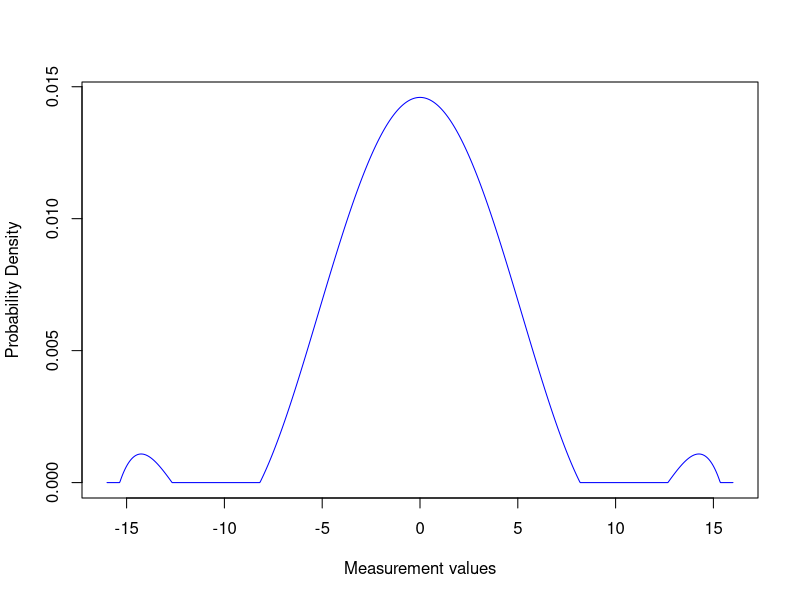

The R source for this figure:
#' polyPDF
#' This function constructs a PD function from the moments 
#' 
#' The output of this function is the PDF.
#' Moments can be generated using the "momentset" function given in Appendix A.2.
#' @param moments data frame, containing the moment order ("n") in one column 
#' and their values ("moments") in the other. The data frame must be labelled.
#' @param xmin,xmax Lower and upper limit of the PDF.
#' @param scale Scale factor can be used to transform data avoiding singularity (default = 1).
#' @param disp If TRUE, the PDF will be plotted and the polynomial coefficients are shown. 
#' @author Hugo Hernandez; small refactoring by Jan Seifert
#' @reference Hernandez, H. (2018). Comparison of Methods for the Reconstruction 
#' of Probability Density Functions from Data Samples. Technical Report 
#' @source https://t1p.de/wyhb
polyPDF <- function( moments, xmin = NULL, xmax = NULL, scale = 1, disp = FALSE) {
  if (is.null(xmin) || is.null(xmax))
    stop("Please input 'xmin' and 'xmax' estimated values")
  
  n <- length(moments$n) #Number of moments available
  degree <- n-1          #Degree of polynomial
  A <- matrix(0,n,n)     #Initialize matrix of coefficients
  B <- matrix(0,n,1)     #Initialize vector of independent terms

  for (i in 1:n) { #For each moment
    ni <- moments$n[i] #ni-th moment
    for (j in 1:n){ #For each power term
      A[i,j] <- (((xmax*scale)^(ni+j))-((xmin*scale)^(ni+j)))/(ni+j)
    }
    B[i] <- moments$moments[i] * scale^ni #Scale moments
  }
  a <- as.vector(solve(A,B)) #Find coefficients
  
  # Definition of PDF function
  rhof <- function(x){
    rho <- a[1] #Independent term
    for (i in 2:(degree+1)) {
      rho <- rho + a[i] * (x*scale)^(i-1) #Polynomial terms
    }
    
    #Density is zero when rho is negative or X is beyond boundaries
    rho <- rho * scale * as.integer(x >= xmin & x <= xmax) * as.integer(rho>0)
    return(rho)
  } #end of function
  
  if (disp == TRUE) {
    # Set coefficients names
    names(a)[1:2] <- c("(Intercept)", "x")
    if (length(a) > 2) {
      for (i in 3:length(a)) {
        names(a)[i] <- paste("x^", toString(i-1))
      }
    }
    cat("Polynomial model of the PDF:\n")
    print(a)
    
    #PDF plot
    i <- 1:1001
    y <- xmin + (xmax-xmin) * (i-1)/1000
    rho <- rhof(y) #Calculate density
    plot(y, rho, type="l", col="blue", xlim = c(xmin, xmax), ylim = c(0, max(rho)),
         xlab = "Measurement values", ylab = "Probability Density")
  }
  return(rhof)
}


ListOfMoments <- list(data.frame(cbind(n = 1:8, moments = c(0, 1, 0, 3, 0, 15, 0, 105)))) #, 0, 945
polyPDF(ListOfMoments[[1]], -16, +16, disp = TRUE)
rm(ListOfMoments, polyPDF)